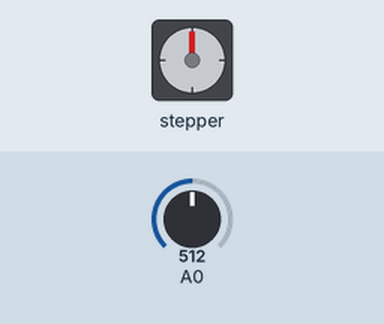
Bench run of a sketch on a simulated Arduino Uno, built with avr-gcc and run on an emulated ATmega328P. Parts: stepper motor. The inputs (shaded band) are chosen by the test bench; at power-on: A0 = 512. Stepper angles assume 2048 steps per turn.

Above: at 1.2 s.
1.3 s: A0 set to 538
At 3.3 s:
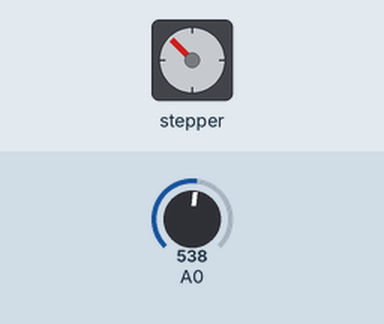
3.7 s: A0 set to 511
At 4.18 s:
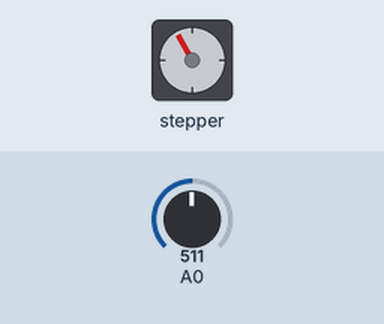
6.1 s: A0 set to 480
At 8.2 s:
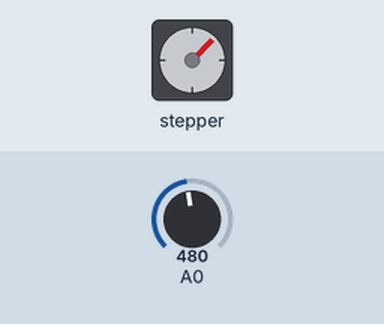
8.5 s: A0 set to 451
At 10.1 s:
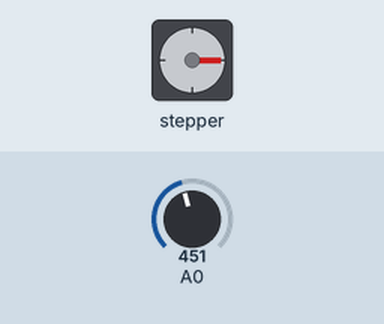
Timing chart, 0 to 11.6 s (numbered marks = the images above; inputs shaded):
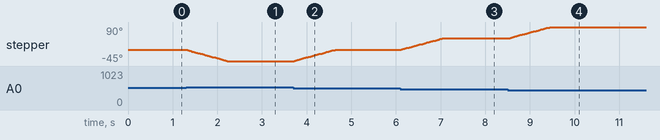

The sketch:

VentAngle.ino
```cpp
#include <Stepper.h>
#define STEPS 64
Stepper stebber = Stepper(STEPS, 6, 8, 7, 9);  //switching 7 and 8 will make the motor work properly
int OldVal = 0;    //initialize oldval to be 0
signed int Back = -256;   //move the motor -256 steps (-45 degrees)
signed int Forward = 256;  //move the motor 256 steps (45 degrees)
int angleLimit = 90;   //start in the "middle"

volatile unsigned char* my_ADMUX = (unsigned char*) 0x7C;
volatile unsigned char* my_ADCSRB = (unsigned char*) 0x7B;
volatile unsigned char* my_ADCSRA = (unsigned char*) 0x7A;
volatile unsigned int* my_ADCH_DATA = (unsigned int*) 0x79;
volatile unsigned int* ADC_DATA = (unsigned int *) 0x78;


void setup() {
  stebber.setSpeed(256);
  adc_init();
  OldVal = adc_read(0);  //initialize OldVal to be the same as NewVal so that nothing occurs until a change happens

}

void loop() {
  int NewVal = adc_read(0);
/*  Serial.print(NewVal);
  Serial.print(" New");    //for testing
  Serial.print("\n"); */

  if((NewVal > OldVal + 15) && (angleLimit < 136)){    //adding 15 allows for pot corrections
    stebber.step(Back);
    angleLimit += 45;  //this will increment the angleLimit so that the motor cannot turn past 0 0r 180 degrees
    delay(500);
/*    Serial.print("NEW >");
    Serial.print("\n");      //for testing */
  }
  else if((NewVal + 15 < OldVal) && (angleLimit > 44)){   //adding 15 allows for pot corrections
    stebber.step(Forward);
    angleLimit -= 45;  //this will increment the angleLimit so that the motor cannot turn past 0 0r 180 degrees
    delay(500);
/*    Serial.print("OLD > ");
    Serial.print("\n");  //for testing */
  }
  else{

  }
  OldVal = NewVal;
/* Serial.print(OldVal);
  Serial.print(" Old");
  Serial.print("\n");  */

}

void adc_init(){
  *my_ADCSRA |= 0b10000000;
  *my_ADCSRA &= 0b11011111;
  *my_ADCSRA &= 0b11110111;
  *my_ADCSRA &= 0b11111000;

  *my_ADCSRB &= 0b11110111;
  *my_ADCSRB &= 0b11111000;

  *my_ADMUX &= 0b01111111;
  *my_ADMUX |= 0b01000000;
  *my_ADMUX &= 0b11011111;
  *my_ADMUX &= 0b11100000;
}
unsigned int adc_read(unsigned char adc_channel){
  *my_ADMUX &= 0b11100000;
  *my_ADCSRB &= 0b11110111;
  if (adc_channel > 7){
    adc_channel -= 8;
    *my_ADCSRB |= 0b00001000;

  }
  *my_ADMUX += adc_channel;
  *my_ADCSRA |= 0x40;
  while((*my_ADCSRA & 0x40) != 0);
  return *ADC_DATA;
}
```

Measured:
- the behaviour switches between 527 and 528 on A0 (found by bisection; images 0 and 1)
- the behaviour switches between 496 and 495 on A0 (found by bisection; images 2 and 3)
- the behaviour switches between 465 and 464 on A0 (found by bisection; images 3 and 4)
- after the input at 1.3 s, stepper: turns 45° counter-clockwise in 0.92 s, starting at once
- after the input at 3.7 s, stepper: turns 45° clockwise in 0.92 s, starting at once
- after the input at 6.1 s, stepper: turns 45° clockwise in 0.92 s, starting at once
- after the input at 8.5 s, stepper: turns 45° clockwise in 0.92 s, starting at once
